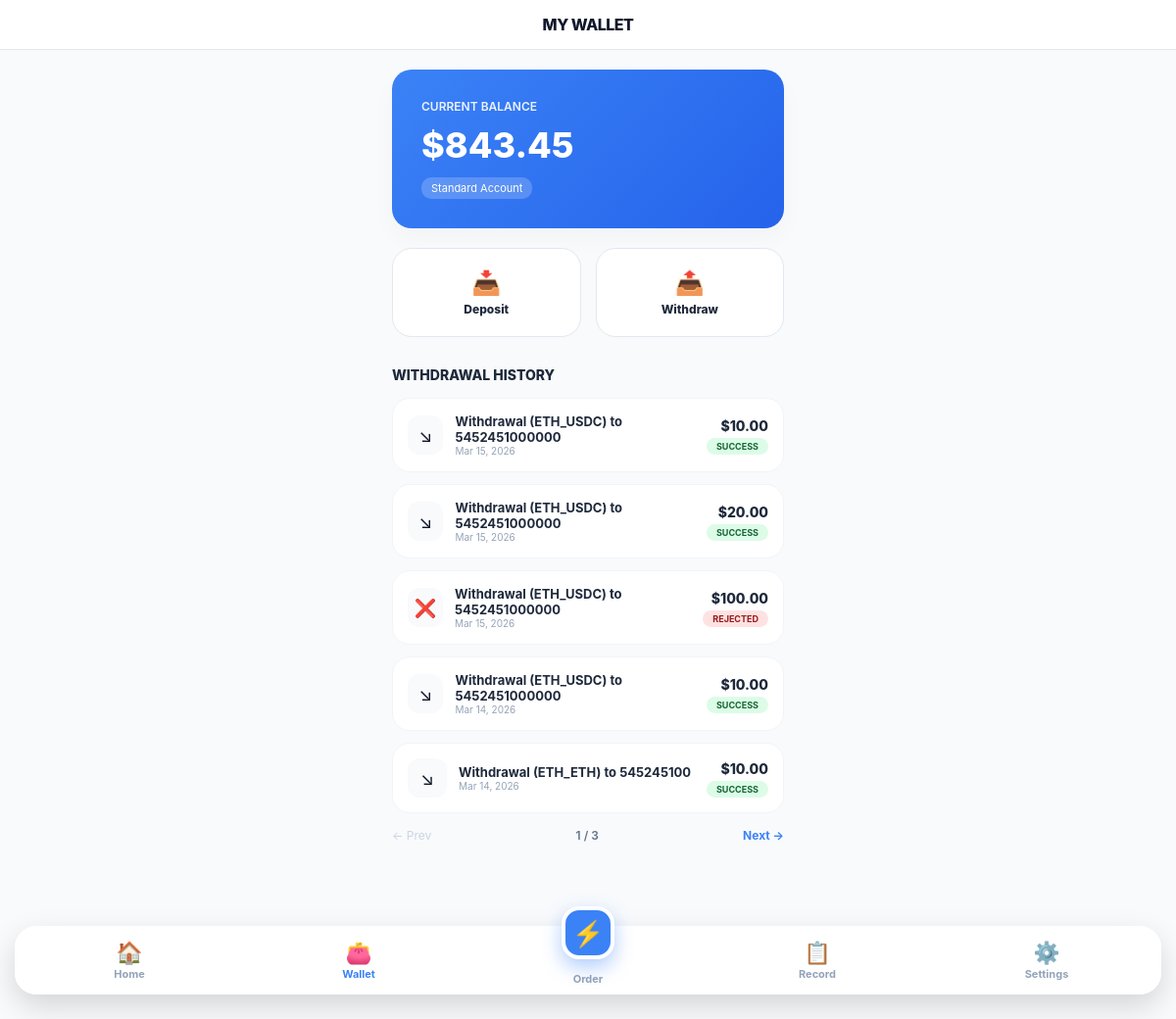
The page /wallet/ (signed in) on the database its author committed.
### Catalog/models.py (models this page shows, shortened)
class Profile(models.Model):
    user = models.OneToOneField(User, on_delete=models.CASCADE, related_name='profile')
    wallet_address = models.CharField(max_length=255, blank=True, null=True)
    network = models.CharField(max_length=50, default='ETH_USDC')
    balance = models.DecimalField(max_digits=12, decimal_places=2, default=Decimal('0.00'))
    phone_number = models.CharField(max_length=20, blank=True, null=True, unique=True)
    total_earned = models.DecimalField(max_digits=12, decimal_places=2, default=Decimal('0.00'))
    current_progress = models.IntegerField(default=0)
    withdrawal_pin = models.CharField(max_length=6, default="000000")
    created_at = models.DateTimeField(auto_now_add=True)
    updated_at = models.DateTimeField(auto_now=True)

class Order(models.Model):
    STATUS_CHOICES = [
        ('scheduled', 'Scheduled'),
        ('pending', 'Pending'),
        ('completed', 'Completed'),
        ('frozen', 'Frozen'),
        ('withdrawal', 'Withdrawal Pending'),
        ('withdrawn', 'Withdrawn/Paid'),
        ('rejected', 'Rejected'),
    ]
    user = models.ForeignKey(User, on_delete=models.CASCADE, related_name='orders', null=True, blank=True)
    product_name = models.CharField(max_length=255)
    image_url = models.URLField(max_length=500, blank=True, null=True)
    price = models.DecimalField(max_digits=12, decimal_places=2, default=Decimal('0.00'))
    profit = models.DecimalField(max_digits=12, decimal_places=2, default=Decimal('0.00'))
    commission_rate = models.DecimalField(max_digits=5, decimal_places=2, default=Decimal('1.00'))
    status = models.CharField(max_length=20, choices=STATUS_CHOICES, default='pending')
    created_at = models.DateTimeField(auto_now_add=True)
    scheduled_at = models.IntegerField(null=True, blank=True)

### Catalog/views.py (the view)
# urls.py: path('wallet/', views.user_wallet, name='user_wallet'),
@login_required(login_url='user_login')
def user_wallet(request):
    withdrawal_orders = request.user.orders.filter(
        status__in=['withdrawal', 'withdrawn', 'rejected']
    ).order_by('-created_at')
    paginator = Paginator(withdrawal_orders, 5)
    page_number = request.GET.get('page')
    page_obj = paginator.get_page(page_number)
    return render(request, 'users/wallet.html', {
        'profile': request.user.profile,
        'withdrawals': page_obj
    })

### Catalog/templates/users/wallet.html
{% extends "users/user_main.html" %}
{% block header_title %}MY WALLET{% endblock %}
{% block content %}
<div style="width: 100%; max-width: 400px; margin: 0 auto; padding-bottom: 40px;">
    <div class="dashboard-card" style="padding: 30px; background: linear-gradient(135deg, #3b82f6 0%, #2563eb 100%); color: white; border: none; margin-bottom: 20px; border-radius: 20px;">
        <div style="font-size: 12px; font-weight: 600; opacity: 0.9; text-transform: uppercase;">Current Balance</div>
        <div style="font-size: 36px; font-weight: 800; margin: 10px 0;">${{ profile.balance }}</div>
        <div style="font-size: 11px; background: rgba(255,255,255,0.2); display: inline-block; padding: 4px 10px; border-radius: 10px;">Standard Account</div>
    </div>
    <div style="display: grid; grid-template-columns: 1fr 1fr; gap: 15px; margin-bottom: 25px;">
        <a href="{% url 'user_settings' %}" style="text-decoration: none; background: white; padding: 20px; border-radius: 20px; text-align: center; border: 1px solid #e2e8f0;">
            <div style="font-size: 24px; margin-bottom: 5px;">📥</div>
            <div style="font-size: 12px; font-weight: 800; color: #1e293b;">Deposit</div>
        </a>
        <a href="{% url 'withdraw_funds' %}" style="text-decoration: none; background: white; padding: 20px; border-radius: 20px; text-align: center; border: 1px solid #e2e8f0;">
            <div style="font-size: 24px; margin-bottom: 5px;">📤</div>
            <div style="font-size: 12px; font-weight: 800; color: #1e293b;">Withdraw</div>
        </a>
    </div>
    <div style="margin-top: 30px;">
        <h4 style="margin: 0 0 15px 0; font-size: 14px; color: #1e293b; font-weight: 800;">WITHDRAWAL HISTORY</h4>
        {% for order in withdrawals %}
            <div style="background: white; padding: 15px; border-radius: 18px; border: 1px solid #f1f5f9; margin-bottom: 12px; display: flex; justify-content: space-between; align-items: center;">
                <div style="display: flex; align-items: center; gap: 12px;">
                    <div style="background: #f8fafc; width: 40px; height: 40px; border-radius: 12px; display: flex; align-items: center; justify-content: center; font-size: 18px;">
                        {% if order.status == 'rejected' %}❌{% else %}↘{% endif %}
                    </div>
                    <div>
                        <div style="font-size: 13px; font-weight: 700; color: #1e293b;">{{ order.product_name }}</div>
                        <div style="font-size: 10px; color: #94a3b8;">{{ order.created_at|date:"M d, Y" }}</div>
                    </div>
                </div>
                <div style="text-align: right;">
                    <div style="font-size: 14px; font-weight: 800; color: #1e293b;">${{ order.price }}</div>
                    <span style="font-size: 9px; padding: 3px 10px; border-radius: 20px; font-weight: 700; text-transform: uppercase;
                        {% if order.status == 'withdrawn' %} background: #dcfce7; color: #166534;
                        {% elif order.status == 'withdrawal' %} background: #fef9c3; color: #854d0e;
                        {% else %} background: #fee2e2; color: #991b1b; {% endif %}">
                        {% if order.status == 'withdrawal' %}Pending{% elif order.status == 'withdrawn' %}Success{% else %}Rejected{% endif %}
                    </span>
                </div>
            </div>
        {% empty %}
            <div style="text-align: center; padding: 40px; color: #94a3b8; font-size: 12px;">No records found.</div>
        {% endfor %}
        <div style="display: flex; justify-content: space-between; align-items: center; margin-top: 15px;">
            {% if withdrawals.has_previous %}
                <a href="?page={{ withdrawals.previous_page_number }}" style="text-decoration: none; font-size: 12px; font-weight: 700; color: #3b82f6;">← Prev</a>
            {% else %} <span style="color: #cbd5e1; font-size: 12px;">← Prev</span> {% endif %}
            <span style="font-size: 12px; font-weight: 600; color: #64748b;">{{ withdrawals.number }} / {{ withdrawals.paginator.num_pages }}</span>
            {% if withdrawals.has_next %}
                <a href="?page={{ withdrawals.next_page_number }}" style="text-decoration: none; font-size: 12px; font-weight: 700; color: #3b82f6;">Next →</a>
            {% else %} <span style="color: #cbd5e1; font-size: 12px;">Next →</span> {% endif %}
        </div>
    </div>
</div>
{% endblock %}

### Catalog/templates/users/user_main.html (style rules this page uses)
:root { --primary: #3b82f6; --inactive: #94a3b8; --bg: #f8fafc; --dark: #0f172a; --nav-height: 70px; }
* { box-sizing: border-box; -webkit-tap-highlight-color: transparent; }
body { margin: 0; background: var(--bg); font-family: -apple-system, system-ui, sans-serif; padding-bottom: 120px; color: var(--dark); }
.dashboard-card { background: white; width: 100%; max-width: 450px; border-radius: 24px; box-shadow: 0 10px 25px rgba(0,0,0,0.03); border: 1px solid #f1f5f9; padding: 20px; }

### rows shown on the page
Profile: balance "843.45"
Order: product_name "Withdrawal (ETH_USDC) to 5452451000000", created_at "Mar 15, 2026", price "10.00", status "SUCCESS"
Order: product_name "Withdrawal (ETH_USDC) to 5452451000000", created_at "Mar 15, 2026", price "20.00", status "SUCCESS"
Order: product_name "Withdrawal (ETH_USDC) to 5452451000000", created_at "Mar 15, 2026", price "100.00", status "REJECTED"
Order: product_name "Withdrawal (ETH_USDC) to 5452451000000", created_at "Mar 14, 2026", price "10.00", status "SUCCESS"
Order: product_name "Withdrawal (ETH_ETH) to 545245100", created_at "Mar 14, 2026", price "10.00", status "SUCCESS"

### other values the page prints
{{ withdrawals.number }} "1"
{{ withdrawals.paginator.num_pages }} "3"
